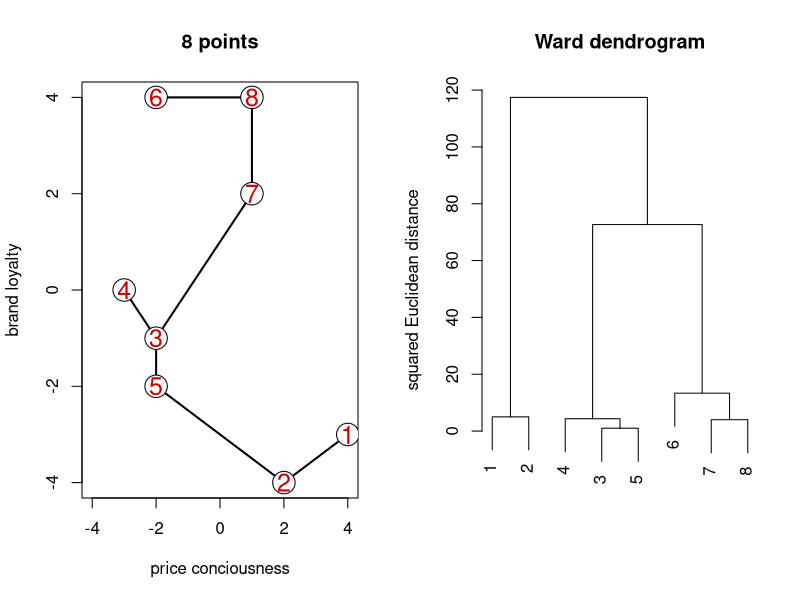
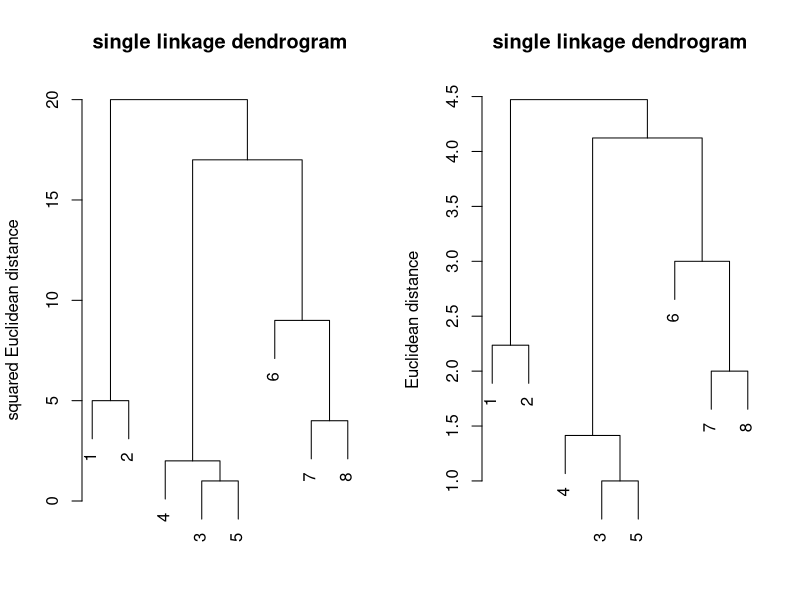

The R source for these figures, in order:
# clear cache and close windows
graphics.off()
rm(list=ls(all=TRUE))

# define eight points
eight=cbind(c(-3,-2,-2,-2,1,1,2,4),c(0,4,-1,-2,4,2,-4,-3))
eight=eight[c(8,7,3,1,4,2,6,5),]

# plot eight points according to single linkage algorithm
par(mfrow = c(1, 2))
plot(eight,type="n",xlab="price conciousness",ylab="brand loyalty",xlim=c(-4,4), main="8 points")
segments(eight[1,1],eight[1,2 ],eight[2,1 ],eight[2,2],lwd=2)
segments(eight[2,1],eight[2,2 ],eight[5,1 ],eight[5,2],lwd=2)
segments(eight[5,1],eight[5,2 ],eight[3,1 ],eight[3,2],lwd=2)
segments(eight[3,1],eight[3,2 ],eight[4,1 ],eight[4,2],lwd=2)
segments(eight[3,1],eight[3,2 ],eight[7,1 ],eight[7,2],lwd=2)
segments(eight[7,1],eight[7,2 ],eight[8,1 ],eight[8,2],lwd=2)
segments(eight[8,1],eight[8,2 ],eight[6,1 ],eight[6,2],lwd=2)
points(eight, pch=21, cex=3, bg="white")
text(eight,as.character(1:8),col="red3",xlab="first coordinate", ylab="second coordinate", main="8 points",cex=1.5)
plot(hclust(dist(eight,method="euclidean")^2,method="ward.D"),ylab="squared Euclidean distance", xlab="",sub="",main="Ward dendrogram") 


dev.new()

par(mfrow = c(1, 2),mar=c(2, 4, 4, 2) +  0.1)
plot(hclust(dist(eight,method="euclidean")^2,method="single"),ylab="squared Euclidean distance",main="single linkage dendrogram",xlab="",sub="") 
plot(hclust(dist(eight,method="euclidean"),method="single"),ylab="Euclidean distance",main="single linkage dendrogram",xlab="",sub="")
